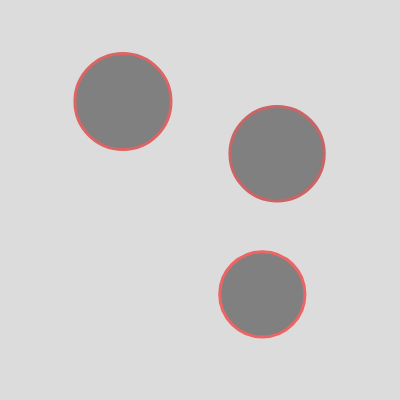
Frame 1 (no input)
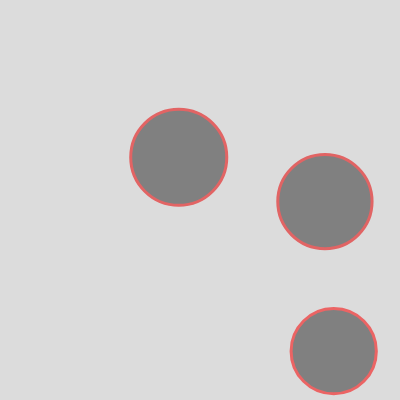
Frame 60 (no input)
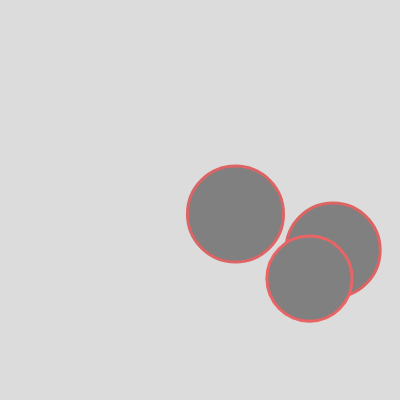
Frame 120 (the mouse pressed at the canvas centre since frame 60)

The p5.js sketch that drew these frames (run headless with seeded random() and noise() and a simulated clock; from frame 60 on, the mouse is pressed at the canvas centre):

// p5.js sketch
// ── sketch.js
// W6.4-1v3 colliding balls whiten delay
// https://editor.p5js.org/benjamin.bergery/sketches/T9sgI1OGl

let bballs = [];

function setup() {
  createCanvas(400, 400);

  // fill array with new instances of Bball

  for (let indy = 0; indy < 3; indy++) {
    let bradius = random(40, 50);
    let bspeed = random(0.5, 2);
    let xstart = random(bradius, width - bradius);
    let ystart = random(bradius, height - bradius);
    bball = new Bball(xstart, ystart, bradius, bspeed);
    bballs.push(bball);
  }
}

function draw() {
  background(220);

  for (bball of bballs) {
    bball.bounceRandom();
    
    for (let other of bballs) {
      if (other !== bball && bball.intersectsBool(other)) {
        console.log("intersection");
        bball.colorWhite();
      }
      // else {bball.brightness = 0;}
    }
  }
}

/*** CLASS ********************/

class Bball {
  constructor(x, y, r, bsp) {
    this.x = x;
    this.y = y;
    this.r = r;
    this.xsp = bsp; // xspeed
    this.ysp = bsp; // yspeed
    this.brightness = 128;
  }

  //*** new class functions ***//
  
  intersectsBool(other) {
    let d = (this.x, this.y, other.x, other.y);
    // return true;
    return (d < this.r + other.r);
  }

  colorWhite() {
      this.brightness = 255;
    }

  //*** old class functions ***//

  // meta function inside class
  bounceRandom() {
    this.move();
    this.show();
  }

  show() {
    stroke(random(200, 250), 100, 100);
    strokeWeight(3);
    // noFill();
    fill(this.brightness);
    ellipse(this.x, this.y, this.r * 2);
  }

  move() {
    // move ball
    this.x = this.x + this.xsp;
    this.y = this.y + this.ysp;
    //// bounce x
    if (this.x >= width - this.r || this.x <= 0 + this.r) {
      this.xsp = -this.xsp;
    }
    ////// bounce y
    if (this.y >= height - this.r || this.y <= 0 + this.r) {
      this.ysp = -this.ysp;
    }
  }
}

/*******************************/
// based on my previous exercise https://editor.p5js.org/benjamin.bergery/sketches/WUlFUTdMe

// clicked(mX, mY) {
//   let d = dist(this.x, this.y, mX, mY);
//   if (d < this.r) {
//     // ball clicked);
//     if (this.brightness == 0) {
//       this.brightness = 255;
//     } else {
//       this.brightness = 0;
//     }
//   }
// }

//*** change color ***//
// changeColor() {
//   if (this.brightness == 0) {
//     this.brightness = 255;
//   } else {
//     this.brightness = 0;
//   }
// }

/*** NOTES ********************/

// verbose
//if (d < this.r + other.r){
//    return true;
// }
// else { return false;}

// less verbose
//return = (d < this.r + other.r);

// Part 2.: Take the question above and make the balls' color toggle, turning red when a ball comes close to another ball and then turning back to white when it comes close to another ball again.
//Part 3: Take Challenge .A and instead delete both balls when they come near each other. HINT: Beware of empty array positions!
